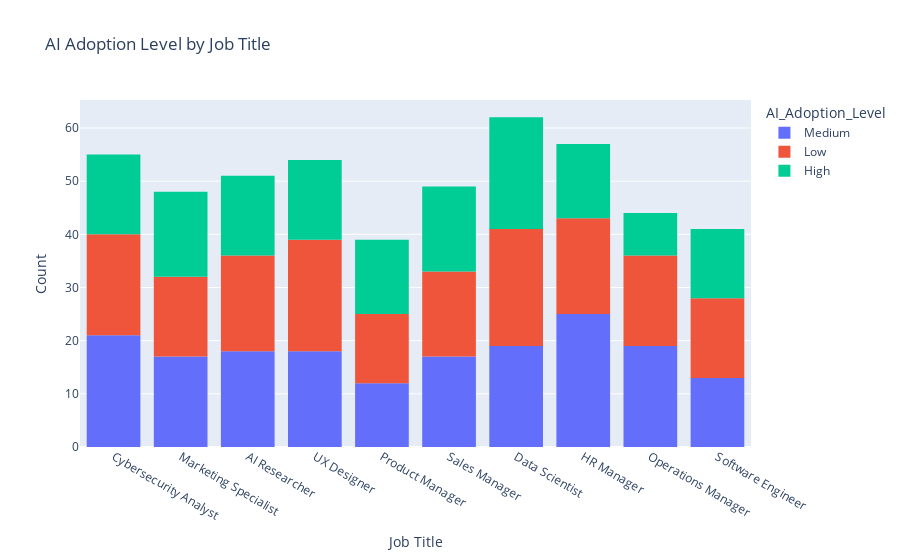

Notebook source saved alongside this figure:
### Code cell
fig = px.histogram(data, x='Job_Title', color='AI_Adoption_Level', 
                   title='AI Adoption Level by Job Title')
fig.update_layout(xaxis_title='Job Title', yaxis_title='Count')
fig.show()

### Figure 1 — Plotly figure (JSON) as saved in the notebook; plotly's stock layout.template omitted (floating-point values rounded to 4 significant figures; data arrays with more than 128 entries replaced by an {"elided": "..."} marker saying what was removed)
{"data": [{"alignmentgroup": "True", "bingroup": "x", "hovertemplate": "AI_Adoption_Level=Medium<br>Job_Title=%{x}<br>count=%{y}<extra></extra>", "legendgroup": "Medium", "marker": {"color": "#636efa", "pattern": {"shape": ""}}, "name": "Medium", "offsetgroup": "Medium", "orientation": "v", "showlegend": true, "type": "histogram", "visible": true, "x": {"elided": "179 str values"}, "xaxis": "x", "yaxis": "y"}, {"alignmentgroup": "True", "bingroup": "x", "hovertemplate": "AI_Adoption_Level=Low<br>Job_Title=%{x}<br>count=%{y}<extra></extra>", "legendgroup": "Low", "marker": {"color": "#EF553B", "pattern": {"shape": ""}}, "name": "Low", "offsetgroup": "Low", "orientation": "v", "showlegend": true, "type": "histogram", "visible": true, "x": {"elided": "174 str values"}, "xaxis": "x", "yaxis": "y"}, {"alignmentgroup": "True", "bingroup": "x", "hovertemplate": "AI_Adoption_Level=High<br>Job_Title=%{x}<br>count=%{y}<extra></extra>", "legendgroup": "High", "marker": {"color": "#00cc96", "pattern": {"shape": ""}}, "name": "High", "offsetgroup": "High", "orientation": "v", "showlegend": true, "type": "histogram", "visible": true, "x": {"elided": "147 str values"}, "xaxis": "x", "yaxis": "y"}], "layout": {"autosize": true, "barmode": "relative", "legend": {"title": {"text": "AI_Adoption_Level"}, "tracegroupgap": 0}, "title": {"text": "AI Adoption Level by Job Title"}, "xaxis": {"anchor": "y", "autorange": true, "domain": [0, 1], "range": [-0.5, 9.5], "title": {"text": "Job Title"}, "type": "category"}, "yaxis": {"anchor": "x", "autorange": true, "domain": [0, 1], "range": [0, 65.26], "title": {"text": "Count"}}}}
